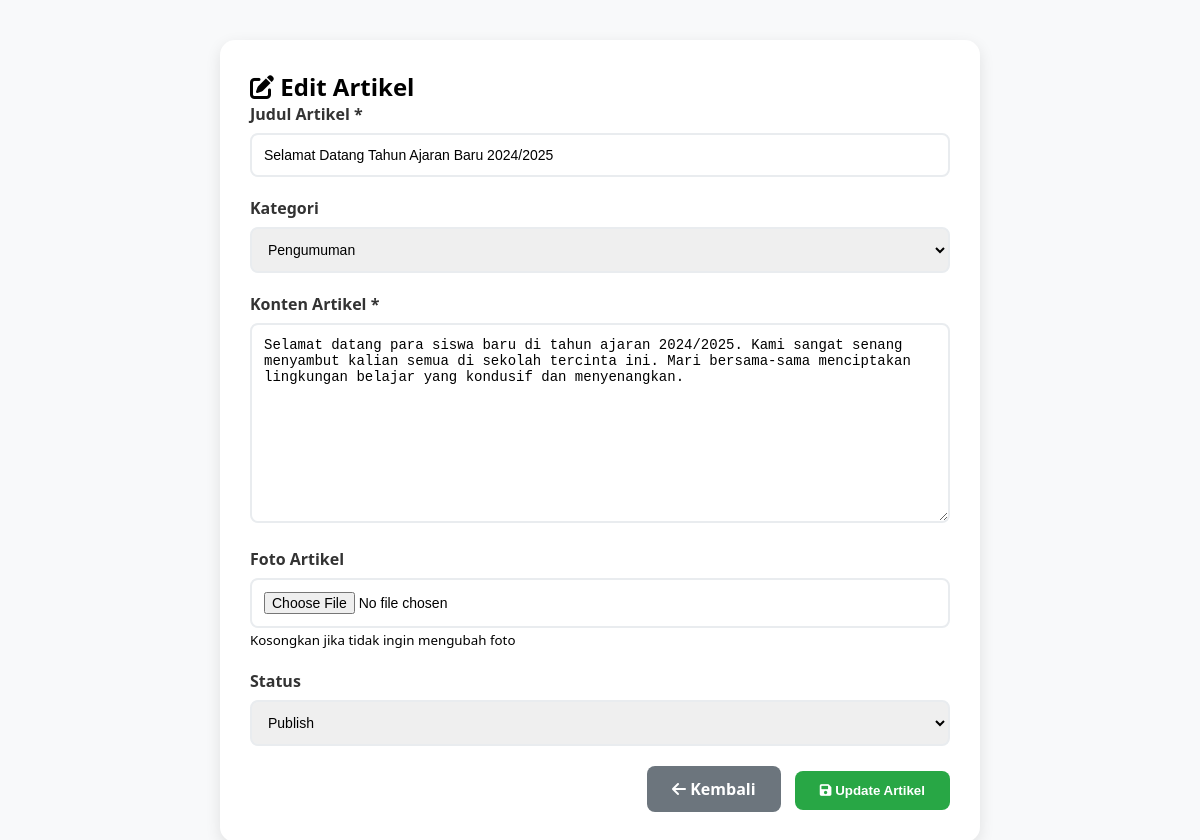
Page /edit_artikel.php?id=1 (signed in) on the committed database.
### tables this page shows
CREATE TABLE IF NOT EXISTS artikel (
    id INT AUTO_INCREMENT PRIMARY KEY,
    judul VARCHAR(255) NOT NULL,
    konten TEXT NOT NULL,
    foto VARCHAR(255),
    kategori VARCHAR(100),
    author_id INT NOT NULL,
    status ENUM('draft', 'published', 'rejected') DEFAULT 'draft',
    rejection_reason TEXT,
    created_at TIMESTAMP DEFAULT CURRENT_TIMESTAMP,
    updated_at TIMESTAMP DEFAULT CURRENT_TIMESTAMP ON UPDATE CURRENT_TIMESTAMP,
    FOREIGN KEY (author_id) REFERENCES users(id) ON DELETE CASCADE
);

### edit_artikel.php (the view, shortened to what this page needs)
<?php
include 'config.php';
$article_id = isset($_GET['id']) ? (int)$_GET['id'] : 0;
$user_id = $_SESSION['user_id'];
$role = $_SESSION['role'];
$query = "SELECT * FROM artikel WHERE id = $article_id AND author_id = $user_id";
$result = mysqli_query($conn, $query);
$article = mysqli_fetch_assoc($result);
?>
<!DOCTYPE html>
<html lang="id">
<head>
    <link href="https://cdnjs.cloudflare.com/ajax/libs/font-awesome/6.0.0/css/all.min.css" rel="stylesheet">
</head>
<body>
    <div class="container">
        <div class="form-card">
            <h2><i class="fas fa-edit"></i> Edit Artikel</h2>
            <form method="POST" enctype="multipart/form-data">
                <div class="form-group">
                    <label>Judul Artikel *</label>
                    <input type="text" name="judul" value="<?php echo htmlspecialchars($article['judul']); ?>" required>
                </div>
                <div class="form-group">
                    <label>Kategori</label>
                    <select name="kategori">
                        <option value="Pengumuman" <?php echo $article['kategori'] == 'Pengumuman' ? 'selected' : ''; ?>>Pengumuman</option>
                    </select>
                </div>
                <div class="form-group">
                    <label>Konten Artikel *</label>
                    <textarea name="konten" required><?php echo htmlspecialchars($article['konten']); ?></textarea>
                </div>
                <div class="form-group">
                    <label>Foto Artikel</label>
                    <input type="file" name="foto" accept="image/*">
                    <small>Kosongkan jika tidak ingin mengubah foto</small>
                </div>
                <div class="form-group">
                    <label>Status</label>
                    <select name="status">
                        <?php if ($role == 'guru'): ?>
                            <option value="published" <?php echo $article['status'] == 'published' ? 'selected' : ''; ?>>Publish</option>
                        <?php endif; ?>
                    </select>
                </div>
                <div style="text-align: right;">
                    <a href="<?php echo ($role == 'guru' ? 'guru/' : 'siswa/') . 'dashboard.php'; ?>" class="btn btn-secondary">
                        <i class="fas fa-arrow-left"></i> Kembali
                    </a>
                    <button type="submit" class="btn btn-primary">
                        <i class="fas fa-save"></i> Update Artikel
                    </button>
                </div>
            </form>
        </div>
    </div>
</body>
</html>

### edit_artikel.php (style rules this page uses)
* { margin: 0; padding: 0; box-sizing: border-box; }
body { font-family: 'Segoe UI', Tahoma, Geneva, Verdana, sans-serif; background: #f8f9fa; }
.container { max-width: 800px; margin: 20px auto; padding: 20px; }
.form-card { background: white; padding: 30px; border-radius: 15px; box-shadow: 0 5px 15px rgba(0,0,0,0.1); }
.form-group { margin-bottom: 20px; }
label { display: block; margin-bottom: 8px; font-weight: 600; color: #333; }
input, textarea, select { width: 100%; padding: 12px; border: 2px solid #e9ecef; border-radius: 8px; font-size: 14px; }
textarea { min-height: 200px; resize: vertical; }
.btn { padding: 12px 25px; border: none; border-radius: 8px; font-weight: 600; cursor: pointer; text-decoration: none; display: inline-block; }
.btn-primary { background: #28a745; color: white; }
.btn-secondary { background: #6c757d; color: white; margin-right: 10px; }

### rows in the picture
artikel: judul "Selamat Datang Tahun Ajaran Baru 2024/2025", kategori "Pengumuman", konten "Selamat datang para siswa baru di tahun ajaran 2024/2025. Kami sangat senang menyambut kalian semua di sekolah tercinta ini. Mari bersama-sama menciptakan lingkungan belajar yang kondusif dan menyenangkan.", status "Publish"
